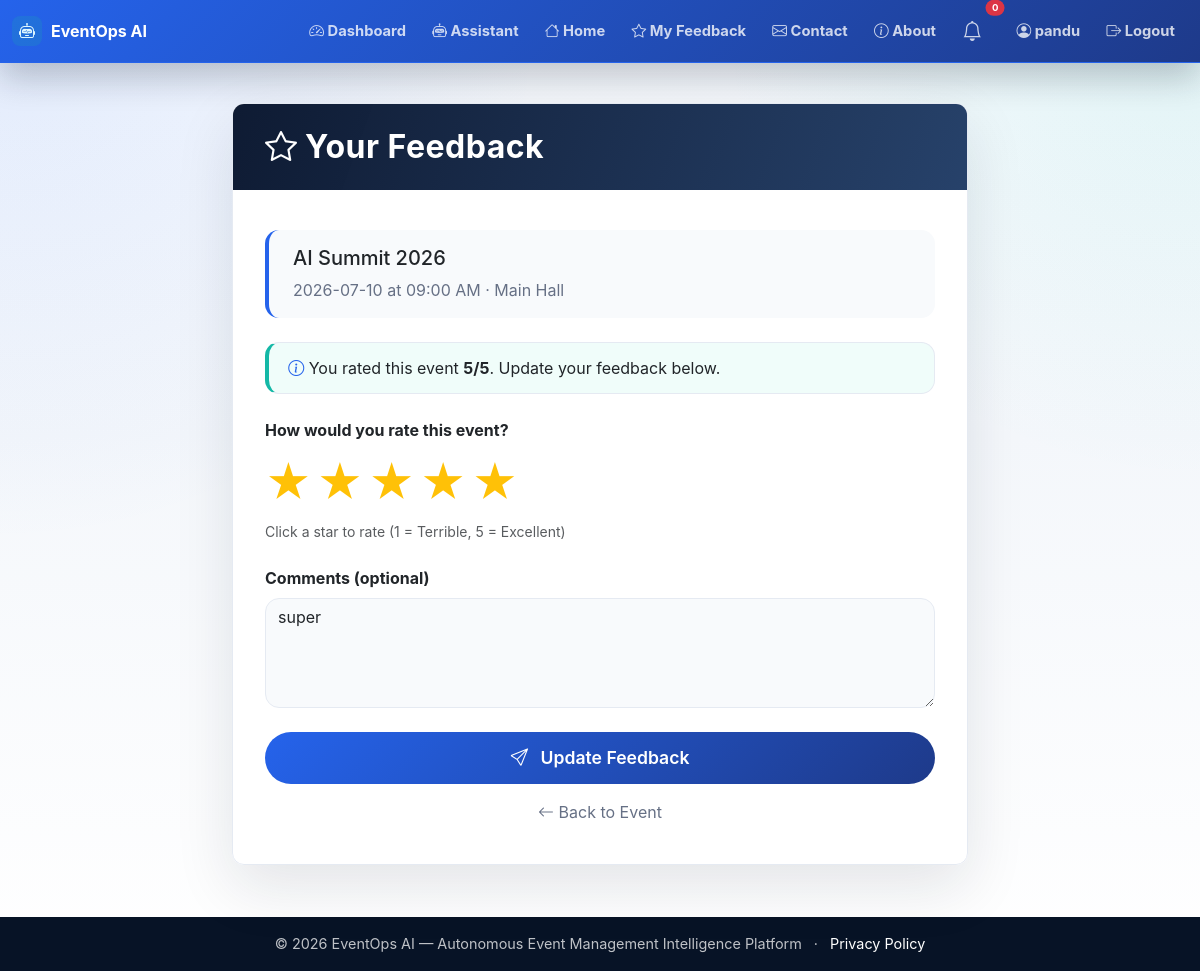
The page /feedback/1 (signed in) on the database its author committed.
### app.py (models this page shows, shortened)
class User(UserMixin, db.Model):
    id = db.Column(db.Integer, primary_key=True)
    name = db.Column(db.String(100), nullable=False)
    email = db.Column(db.String(100), unique=True, nullable=False)
    password_hash = db.Column(db.String(200), nullable=False)
    role = db.Column(db.String(20), default='user')
    created_at = db.Column(db.DateTime, default=lambda: datetime.now(timezone.utc))

class Event(db.Model):
    id = db.Column(db.Integer, primary_key=True)
    title = db.Column(db.String(200), nullable=False)
    description = db.Column(db.Text)
    date = db.Column(db.String(50))
    time = db.Column(db.String(50))
    location = db.Column(db.String(200))
    capacity = db.Column(db.Integer)
    status = db.Column(db.String(20), default='upcoming')
    created_at = db.Column(db.DateTime, default=lambda: datetime.now(timezone.utc))

class Feedback(db.Model):
    __tablename__ = 'feedback'
    __table_args__ = {'extend_existing': True}
    id = db.Column(db.Integer, primary_key=True)
    user_id = db.Column(db.Integer, db.ForeignKey('user.id'), nullable=False)
    event_id = db.Column(db.Integer, db.ForeignKey('event.id'), nullable=False)
    rating = db.Column(db.Integer, nullable=False)
    comment = db.Column(db.Text)
    created_at = db.Column(db.DateTime, default=lambda: datetime.now(timezone.utc))
    user = db.relationship('User', backref='feedbacks')
    event = db.relationship('Event', backref='feedbacks')

### app.py (the view, shortened to what this page needs)
@app.route('/feedback/<int:event_id>', methods=['GET', 'POST'])
@login_required
def feedback(event_id):
    event = Event.query.get_or_404(event_id)
    existing = Feedback.query.filter_by(user_id=current_user.id, event_id=event_id).first()
    return render_template('feedback.html', event=event, existing=existing)

### app.py (called while the page is built)
@login_manager.user_loader
def load_user(user_id):
    return User.query.get(int(user_id))

### templates/feedback.html (shortened to what this page needs)
{% extends "base.html" %}
{% block content %}
<div class="feedback-wrapper">
    <div class="container">
        <div class="row justify-content-center">
            <div class="col-lg-8 col-md-10">
                <div class="card feedback-card">
                    <div class="card-header">
                        <h2 class="mb-0"><i class="bi bi-star me-2"></i>Your Feedback</h2>
                    </div>
                    <div class="card-body">
                        <div class="event-info">
                            <h5>{{ event.title }}</h5>
                            <p class="text-muted mb-0">{{ event.date }} at {{ event.time }} · {{ event.location }}</p>
                        </div>
                        {% if existing %}
                            <div class="existing-badge">
                                <i class="bi bi-info-circle text-primary"></i> You rated this event <strong>{{ existing.rating }}/5</strong>.
                                Update your feedback below.
                            </div>
                        {% endif %}
                        <form method="POST">
                            <div class="mb-4">
                                <label class="form-label fw-bold">How would you rate this event?</label>
                                <div class="rating-stars">
                                    <label for="star5" title="Excellent">★</label>
                                    <label for="star4" title="Good">★</label>
                                    <label for="star3" title="Average">★</label>
                                    <label for="star2" title="Poor">★</label>
                                    <label for="star1" title="Terrible">★</label>
                                </div>
                                <div class="form-text">Click a star to rate (1 = Terrible, 5 = Excellent)</div>
                            </div>
                            <div class="mb-4">
                                <label for="comment" class="form-label fw-bold">Comments (optional)</label>
                                <textarea class="form-control" id="comment" name="comment" rows="4" placeholder="Share your experience…">{{ existing.comment if existing else '' }}</textarea>
                            </div>
                            <button type="submit" class="btn btn-submit">
                                <i class="bi bi-send"></i> {% if existing %}Update{% else %}Submit{% endif %} Feedback
                            </button>
                        </form>
                        <div class="mt-3 text-center">
                            <a href="{{ url_for('event_detail', event_id=event.id) }}" class="text-decoration-none text-muted">
                                <i class="bi bi-arrow-left"></i> Back to Event
                            </a>
                        </div>
                    </div>
                </div>
            </div>
        </div>
    </div>
</div>
{% endblock %}

### templates/base.html (shortened to what this page needs)
<!DOCTYPE html>
<html lang="en">
<head>
<link href="https://cdn.jsdelivr.net/npm/bootstrap@5.3.0/dist/css/bootstrap.min.css" rel="stylesheet">
<link rel="stylesheet" href="https://cdn.jsdelivr.net/npm/bootstrap-icons@1.11.0/font/bootstrap-icons.css">
<link rel="stylesheet" href="{{ url_for('static', filename='css/style.css') }}">
</head>
<body>
<nav class="navbar navbar-expand-lg navbar-dark bg-primary shadow-sm">
<div class="container-fluid">
<a class="navbar-brand fw-bold" href="{{ url_for('index') }}">
<i class="bi bi-robot"></i>EventOps AI
</a>
<div class="collapse navbar-collapse" id="navbarNav">
<ul class="navbar-nav ms-auto align-items-lg-center">
                    {% if current_user.is_authenticated %}
<li class="nav-item">
<a class="nav-link" href="{{ url_for('dashboard') }}">
<i class="bi bi-speedometer2"></i> Dashboard
</a>
</li>
<li class="nav-item">
<a class="nav-link" href="{{ url_for('assistant_page') }}">
<i class="bi bi-robot"></i> Assistant
</a>
</li>
<li class="nav-item">
<a class="nav-link" href="{{ url_for('index') }}">
<i class="bi bi-house"></i> Home
</a>
</li>
<li class="nav-item">
<a class="nav-link" href="{{ url_for('feedback_list') }}">
<i class="bi bi-star"></i> My Feedback
</a>
</li>
<li class="nav-item">
<a class="nav-link" href="{{ url_for('contact') }}">
<i class="bi bi-envelope"></i> Contact
</a>
</li>
<li class="nav-item">
<a class="nav-link" href="{{ url_for('about') }}">
<i class="bi bi-info-circle"></i> About
</a>
</li>
<li class="nav-item position-relative me-2">
<a class="nav-link" href="#" title="Notifications" data-bs-toggle="dropdown">
<i class="bi bi-bell fs-5"></i>
<span class="position-absolute top-0 start-100 translate-middle badge rounded-pill bg-danger" style="font-size:0.6rem;">
                                    0
</span>
</a>
</li>
<li class="nav-item">
<a class="nav-link" href="{{ url_for('profile') }}">
<i class="bi bi-person-circle"></i> {{ current_user.name }}
</a>
</li>
<li class="nav-item">
<a class="nav-link" href="{{ url_for('logout') }}">
<i class="bi bi-box-arrow-right"></i> Logout
</a>
</li>
                    {% endif %}
</ul>
</div>
</div>
</nav>
<main class="container-fluid py-4">
        {% block content %}{% endblock %}
</main>
<footer class="footer bg-dark text-white py-3 mt-4">
<div class="container text-center">
<span>© 2026 EventOps AI — Autonomous Event Management Intelligence Platform</span>
<span class="mx-2" aria-hidden="true">·</span>
<a class="text-white" href="{{ url_for('privacy') }}">Privacy Policy</a>
</div>
</footer>
</body>
</html>

### static/css/style.css (style rules this page uses)
:root { --eo-ink: #101827; --eo-muted: #667085; --eo-bg: #f4f7fb; --eo-surface: #ffffff; --eo-line: #e5eaf2; --eo-navy: #071326; --eo-blue: #2563eb; --eo-indigo: #1e3a8a; --eo-teal: #14b8a6; --eo-amber: #f59e0b; --eo-rose: #e11d48; --eo-shadow: 0 22px 60px rgba(15, 23, 42, 0.11); --eo-soft-shadow: 0 14px 36px rgba(15, 23, 42, 0.08); }
* { letter-spacing: 0; }
html { scroll-behavior: smooth; }
body { min-height: 100vh; color: var(--eo-ink); background: radial-gradient(circle at top left, rgba(37, 99, 235, 0.10), transparent 34rem), radial-gradient(circle at top right, rgba(20, 184, 166, 0.10), transparent 30rem), linear-gradient(180deg, #f8fbff 0%, var(--eo-bg) 45%, #ffffff 100%); font-family: "Inter", "Segoe UI", system-ui, -apple-system, BlinkMacSystemFont, sans-serif; }
a { text-decoration: none; }
.navbar { min-height: 60px; border-bottom: 1px solid rgba(255, 255, 255, 0.12); background: linear-gradient(90deg, rgba(7, 19, 38, 0.98), rgba(15, 45, 90, 0.96)) !important; box-shadow: 0 14px 34px rgba(7, 19, 38, 0.24) !important; }
.navbar .container-fluid { width: min(1240px, calc(100% - 24px)); margin: 0 auto; padding-left: 0; padding-right: 0; }
.navbar-brand { display: inline-flex; align-items: center; gap: 9px; font-size: 1rem; }
.navbar-brand i { display: inline-flex; width: 30px; height: 30px; align-items: center; justify-content: center; border-radius: 8px; color: #dff7ff; background: rgba(20, 184, 166, 0.18); }
.navbar-dark .navbar-nav .nav-link { border-radius: 999px; color: rgba(255, 255, 255, 0.78); font-size: 0.92rem; font-weight: 650; padding: 0.5rem 0.82rem; transition: background 0.2s ease, color 0.2s ease, transform 0.2s ease; }
main.container-fluid { width: min(1240px, calc(100% - 24px)); min-height: calc(100vh - 138px); margin: 0 auto; padding: 24px 0 0 !important; }
.dropdown-menu, .modal-content, .list-group-item, .table, .card { border-color: var(--eo-line) !important; }
.card { border-radius: 12px !important; background: rgba(255, 255, 255, 0.96); box-shadow: var(--eo-soft-shadow); }
.btn { border-radius: 999px; font-weight: 750; box-shadow: none !important; }
.btn-primary, .bg-primary { background: linear-gradient(135deg, var(--eo-blue), var(--eo-indigo)) !important; border-color: var(--eo-blue) !important; }
.text-primary { color: var(--eo-blue) !important; }
.footer { margin-top: 36px !important; background: #071326 !important; color: rgba(255, 255, 255, 0.74) !important; font-size: 0.9rem; }
.section-copy, .text-muted { color: var(--eo-muted) !important; }

### rows shown on the page
User: name "pandu"
Event: title "AI Summit 2026", date "2026-07-10", time "09:00 AM", location "Main Hall"
Feedback: rating "5", comment "super"
